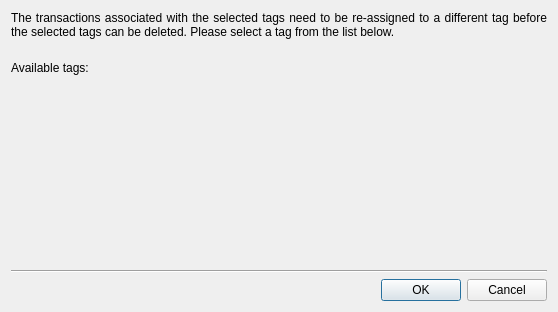
<?xml version="1.0" encoding="UTF-8"?>
<ui version="4.0">
 <class>KTagReassignDlgDecl</class>
 <widget class="QDialog" name="KTagReassignDlgDecl">
  <property name="geometry">
   <rect>
    <x>0</x>
    <y>0</y>
    <width>558</width>
    <height>312</height>
   </rect>
  </property>
  <property name="windowTitle">
   <string>Reassign tags</string>
  </property>
  <property name="sizeGripEnabled">
   <bool>false</bool>
  </property>
  <property name="modal">
   <bool>true</bool>
  </property>
  <layout class="QVBoxLayout">
   <item>
    <widget class="QLabel" name="textLabel1">
     <property name="minimumSize">
      <size>
       <width>300</width>
       <height>0</height>
      </size>
     </property>
     <property name="text">
      <string>The transactions associated with the selected tags need to be re-assigned to a different tag before the selected tags can be deleted. Please select a tag from the list below.</string>
     </property>
     <property name="alignment">
      <set>Qt::AlignJustify|Qt::AlignTop</set>
     </property>
     <property name="wordWrap">
      <bool>true</bool>
     </property>
    </widget>
   </item>
   <item>
    <spacer name="spacer8">
     <property name="orientation">
      <enum>Qt::Vertical</enum>
     </property>
     <property name="sizeType">
      <enum>QSizePolicy::Fixed</enum>
     </property>
     <property name="sizeHint" stdset="0">
      <size>
       <width>20</width>
       <height>16</height>
      </size>
     </property>
    </spacer>
   </item>
   <item>
    <widget class="QLabel" name="textLabel2">
     <property name="text">
      <string>Available tags:</string>
     </property>
     <property name="wordWrap">
      <bool>false</bool>
     </property>
    </widget>
   </item>
   <item>
    <widget class="KMyMoneyTagCombo" name="tagCombo" native="true"/>
   </item>
   <item>
    <spacer name="spacer9">
     <property name="orientation">
      <enum>Qt::Vertical</enum>
     </property>
     <property name="sizeType">
      <enum>QSizePolicy::Expanding</enum>
     </property>
     <property name="sizeHint" stdset="0">
      <size>
       <width>20</width>
       <height>20</height>
      </size>
     </property>
    </spacer>
   </item>
   <item>
    <widget class="Line" name="line1">
     <property name="frameShape">
      <enum>QFrame::HLine</enum>
     </property>
     <property name="frameShadow">
      <enum>QFrame::Sunken</enum>
     </property>
    </widget>
   </item>
   <item>
    <layout class="QHBoxLayout">
     <item>
      <spacer name="Horizontal Spacing2">
       <property name="orientation">
        <enum>Qt::Horizontal</enum>
       </property>
       <property name="sizeType">
        <enum>QSizePolicy::Expanding</enum>
       </property>
       <property name="sizeHint" stdset="0">
        <size>
         <width>305</width>
         <height>20</height>
        </size>
       </property>
      </spacer>
     </item>
     <item>
      <widget class="QPushButton" name="buttonOk">
       <property name="text">
        <string>OK</string>
       </property>
       <property name="autoDefault">
        <bool>true</bool>
       </property>
       <property name="default">
        <bool>true</bool>
       </property>
      </widget>
     </item>
     <item>
      <widget class="QPushButton" name="buttonCancel">
       <property name="text">
        <string>Cancel</string>
       </property>
       <property name="autoDefault">
        <bool>true</bool>
       </property>
      </widget>
     </item>
    </layout>
   </item>
  </layout>
 </widget>
 <layoutdefault spacing="6" margin="11"/>
 <customwidgets>
  <customwidget>
   <class>QPushButton</class>
   <extends>QPushButton</extends>
   <header>kpushbutton.h</header>
  </customwidget>
  <customwidget>
   <class>KMyMoneyTagCombo</class>
   <extends>QWidget</extends>
   <header>kmymoneymvccombo.h</header>
   <container>1</container>
  </customwidget>
 </customwidgets>
 <resources/>
 <connections>
  <connection>
   <sender>buttonOk</sender>
   <signal>clicked()</signal>
   <receiver>KTagReassignDlgDecl</receiver>
   <slot>accept()</slot>
   <hints>
    <hint type="sourcelabel">
     <x>20</x>
     <y>20</y>
    </hint>
    <hint type="destinationlabel">
     <x>20</x>
     <y>20</y>
    </hint>
   </hints>
  </connection>
  <connection>
   <sender>buttonCancel</sender>
   <signal>clicked()</signal>
   <receiver>KTagReassignDlgDecl</receiver>
   <slot>reject()</slot>
   <hints>
    <hint type="sourcelabel">
     <x>20</x>
     <y>20</y>
    </hint>
    <hint type="destinationlabel">
     <x>20</x>
     <y>20</y>
    </hint>
   </hints>
  </connection>
 </connections>
</ui>
